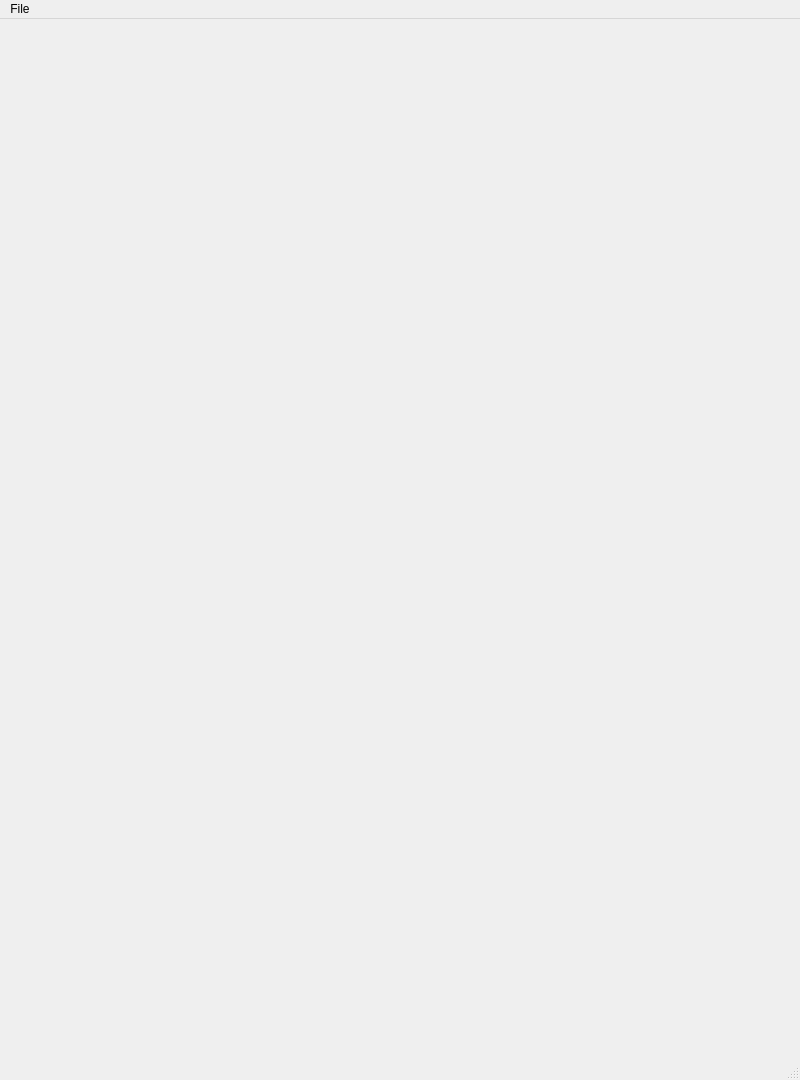
<?xml version="1.0" encoding="UTF-8"?>
<ui version="4.0">
 <class>MainWindow</class>
 <widget class="QMainWindow" name="MainWindow">
  <property name="geometry">
   <rect>
    <x>0</x>
    <y>0</y>
    <width>800</width>
    <height>1080</height>
   </rect>
  </property>
  <property name="windowTitle">
   <string>俄罗斯方块</string>
  </property>
  <widget class="TerrisView" name="centralwidget"/>
  <widget class="QMenuBar" name="menubar">
   <property name="geometry">
    <rect>
     <x>0</x>
     <y>0</y>
     <width>800</width>
     <height>45</height>
    </rect>
   </property>
   <widget class="QMenu" name="menuFile">
    <property name="title">
     <string>File</string>
    </property>
    <addaction name="actionStart"/>
   </widget>
   <addaction name="menuFile"/>
  </widget>
  <widget class="QStatusBar" name="statusbar"/>
  <action name="actionStart">
   <property name="text">
    <string>开始</string>
   </property>
  </action>
 </widget>
 <customwidgets>
  <customwidget>
   <class>TerrisView</class>
   <extends>QWidget</extends>
   <header>terrisview.h</header>
   <container>1</container>
  </customwidget>
 </customwidgets>
 <resources/>
 <connections/>
</ui>
